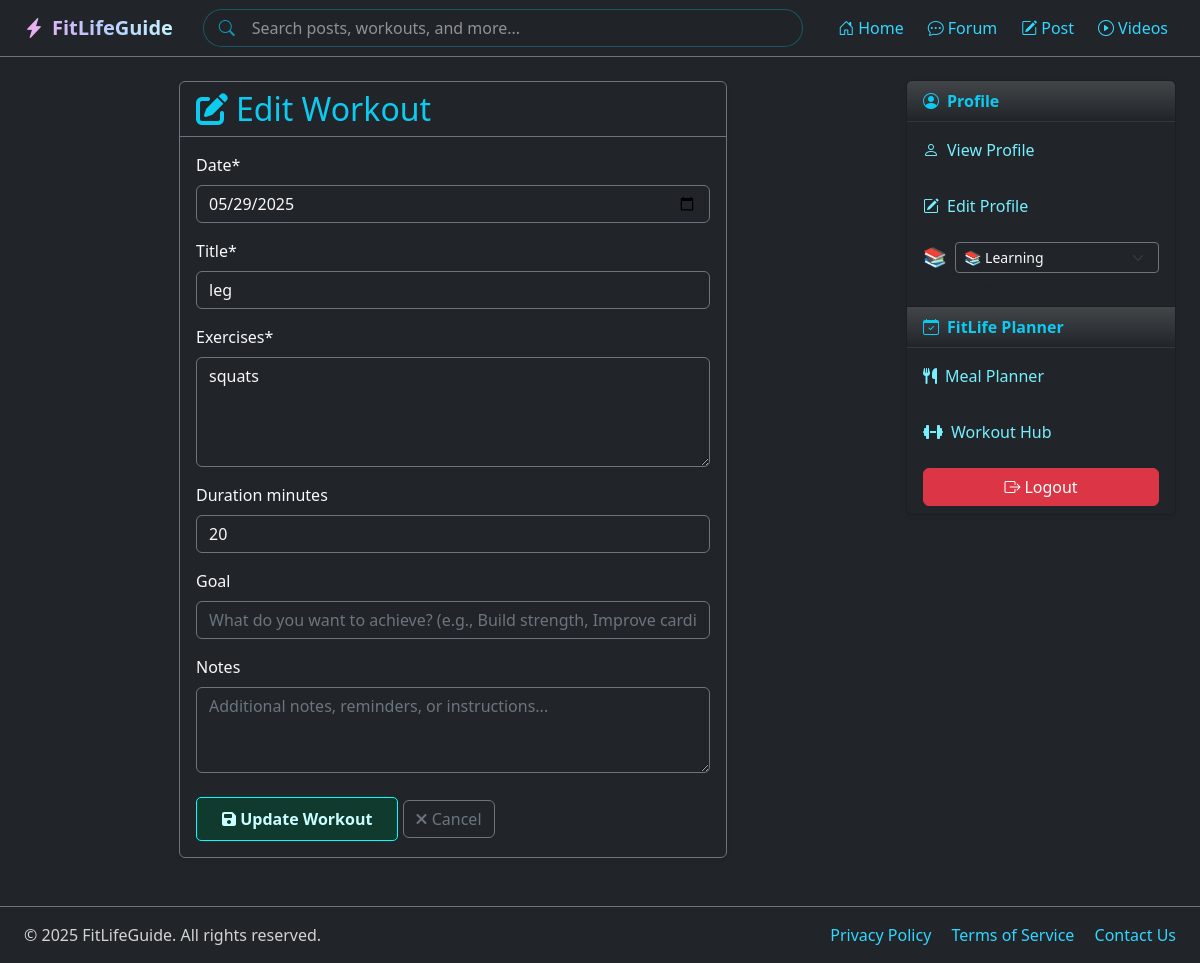
/edit-workout/1/ (signed in), run on the app's committed database.
### tools/models.py (models this page shows, shortened)
class WorkoutPlanner(models.Model):
    STATUS_CHOICES = [
        ('planned', 'Planned'),
        ('completed', 'Completed'),
        ('missed', 'Missed'),
    ]
    user = models.ForeignKey(User, on_delete=models.CASCADE, related_name='workouts')
    workout_plan = models.ForeignKey(WorkoutPlan, on_delete=models.CASCADE, related_name='entries')
    date = models.DateField()
    week_start = models.DateField(help_text="Start of the week")
    day_of_week = models.CharField(max_length=3, choices=WeekDay.choices)
    title = models.CharField(max_length=200)
    exercises = models.TextField()
    duration_minutes = models.PositiveIntegerField(null=True, blank=True)
    goal = models.CharField(max_length=100, blank=True)
    status = models.CharField(max_length=10, choices=STATUS_CHOICES, default='planned')
    notes = models.TextField(blank=True)
    class Meta:
        ordering = ['-date']

### users/models.py (models this page shows, shortened)
class Profile(models.Model):
    STATUS_CHOICES = [
        ('💪', 'Working Out'),
        ('🏃', 'Running'),
        ('🧘', 'Meditating'),
        ('🥗', 'Eating Healthy'),
        ('😴', 'Resting'),
        ('🎯', 'Focused'),
        ('🌟', 'Feeling Great'),
        ('🔋', 'Low Energy'),
        ('🎮', 'Taking a Break'),
        ('📚', 'Learning'),
    ]
    user = models.OneToOneField(User, on_delete=models.CASCADE)
    location = models.CharField(max_length=100, blank=True)
    bio = models.TextField(max_length=500, blank=True)
    birth_date = models.DateField(null=True, blank=True)
    avatar = models.ImageField(upload_to='profile_pics', default='profile_pics/default-avatar.png')
    cover_image = models.ImageField(upload_to='cover_pics', default='cover_pics/default-cover.jpg')
    status = models.CharField(max_length=2, choices=STATUS_CHOICES, default='🌟')
    status_updated_at = models.DateTimeField(auto_now=True)

### tools/views.py (the view)
# urls.py: path('edit-workout/<int:workout_id>/', views.edit_workout, name='edit_workout'),
@login_required
def edit_workout(request, workout_id):
    workout = get_object_or_404(WorkoutPlanner, id=workout_id, user=request.user)
    if request.method == 'POST':
        form = WorkoutPlanForm(request.POST, instance=workout)
        if form.is_valid():
            workout = form.save(commit=False)
            workout_date = form.cleaned_data['date']
            workout.week_start = workout_date - timedelta(days=workout_date.weekday())
            workout.day_of_week = WeekDay.choices[workout_date.weekday()][0]
            workout.save()
            messages.success(request, 'Workout updated successfully!')
            return redirect('tools:workout_hub')
    else:
        form = WorkoutPlanForm(instance=workout)
    return render(request, 'tools/edit_workout.html', {
        'form': form,
        'workout': workout
    })

### tools/templates/tools/edit_workout.html (shortened to what this page needs)
{% extends 'mainpage/base.html' %}
{% load static %}
{% load crispy_forms_tags %}
{% block content %}
<div class="container py-4">
    <div class="row justify-content-center">
        <div class="col-md-8">
            <div class="card bg-dark border-secondary text-light shadow-sm">
                <div class="card-header bg-transparent border-secondary">
                    <h2 class="card-title mb-0 text-info">
                        <i class="fas fa-edit me-2"></i>Edit Workout
                    </h2>
                </div>
                <div class="card-body">
                    <form method="post">
                        {{ form|crispy }}
                        <div class="mt-4">
                            <button type="submit" class="btn btn-cyan">
                                <i class="fas fa-save"></i> Update Workout
                            </button>
                            <a href="{% url 'tools:workout_hub' %}" class="btn btn-outline-secondary">
                                <i class="fas fa-times"></i> Cancel
                            </a>
                        </div>
                    </form>
                </div>
            </div>
        </div>
    </div>
</div>
{% endblock %}

### mainpage/templates/mainpage/base.html (shortened to what this page needs)
{% load static %}
<!DOCTYPE html>
<html lang="en">
<head>
    <link href="https://cdn.jsdelivr.net/npm/bootstrap@5.3.3/dist/css/bootstrap.min.css" rel="stylesheet">
    <link href="https://cdn.jsdelivr.net/npm/bootstrap-icons@1.10.5/font/bootstrap-icons.css" rel="stylesheet">
    <link rel="stylesheet" href="{% static 'mainpage/styles.css' %}">
</head>
<body class="bg-dark text-light d-flex flex-column min-vh-100">
    <nav class="navbar navbar-expand-lg navbar-dark bg-dark sticky-top border-bottom border-secondary">
        <div class="container-fluid px-4">
            <a class="navbar-brand grad fw-bold" href="{% url 'home' %}">
                <i class="bi bi-lightning-charge-fill me-2"></i>FitLifeGuide
            </a>
            <div class="collapse navbar-collapse" id="navbarNav">
                {% if user.is_authenticated %}
                <form class="d-flex mx-auto search-form my-2 my-lg-0" role="search" method="get" action="{% url 'home' %}">
                    <div class="input-group search-group">
                        <div class="position-relative w-100">
                            <i class="bi bi-search position-absolute search-icon"></i>
                            <input type="search"
                                   class="form-control search-input rounded-pill border-cyan ps-5"
                                   placeholder="Search posts, workouts, and more..."
                                   name="q"
                                   aria-label="Search"
                                   autocomplete="off">
                        </div>
                    </div>
                </form>
                {% endif %}
                <ul class="navbar-nav ms-auto align-items-center gap-2">
                    <li class="nav-item {% if not user.is_authenticated %}text-center{% endif %}">
                        <a class="nav-link text-cyan d-inline-block" href="{% url 'home' %}">
                            <i class="bi bi-house-door me-1"></i>Home
                        </a>
                    </li>
                    {% if user.is_authenticated %}
                    <li class="nav-item d-lg-inline-block text-center">
                        <a class="nav-link text-cyan d-inline-block" href="{% url 'forum_list' %}">
                            <i class="bi bi-chat-dots me-1"></i>Forum
                        </a>
                    </li>
                    <li class="nav-item d-lg-inline-block text-center">
                        <a class="nav-link text-cyan d-inline-block" href="{% url 'posts' %}">
                            <i class="bi bi-pencil-square me-1"></i>Post
                        </a>
                    </li>
                    <li class="nav-item d-lg-inline-block text-center">
                        <a class="nav-link text-cyan d-inline-block" href="{% url 'videos' %}">
                            <i class="bi bi-play-circle me-1"></i>Videos
                        </a>
                    </li>
                    {% endif %}
                </ul>
            </div>
        </div>
    </nav>
    <div class="container-fluid flex-grow-1 px-4 pb-4">
        <div class="row">
            <div class="{% if user.is_authenticated %}col-lg-9 col-md-8{% else %}col-12{% endif %}">
                {% block content %}{% endblock %}
            </div>
            {% if user.is_authenticated %}
            <aside class="col-lg-3 col-md-4 d-none d-lg-block">
                {% block sidebar %}
                <div class="card bg-dark text-light shadow-sm sticky-top" style="top: 80px;">
                    <div class="card-header bg-gradient text-info fw-bold">
                        <i class="bi bi-person-circle me-2"></i>Profile
                    </div>
                    <ul class="list-group list-group-flush">
                        <li class="list-group-item bg-dark border-secondary">
                            <a href="{% url 'profile' %}" class="text-decoration-none text-aqua d-block py-2">
                                <i class="bi bi-person me-2"></i>View Profile
                            </a>
                        </li>
                        <li class="list-group-item bg-dark border-secondary">
                            <a href="{% url 'edit_profile' %}" class="text-decoration-none text-aqua d-block py-2">
                                <i class="bi bi-pencil-square me-2"></i>Edit Profile
                            </a>
                        </li>
                        <li class="list-group-item bg-dark border-secondary">
                            <div class="d-flex align-items-center">
                                <span class="current-status me-2" style="font-size: 1.2em;">{{ user.profile.status }}</span>
                                <select id="statusUpdate" class="form-select form-select-sm bg-dark text-light border-secondary" style="font-family: system-ui;">
                                    {% for emoji, text in user.profile.STATUS_CHOICES %}
                                    <option value="{{ emoji }}" {% if user.profile.status == emoji %}selected{% endif %}>
                                        {{ emoji }} {{ text }}
                                    </option>
                                    {% endfor %}
                                </select>
                            </div>
                            <small class="text-muted d-block mt-1">
                                <i class="bi bi-clock me-1"></i>Updated {{ user.profile.status_updated_at|timesince }} ago
                            </small>
                        </li>
                    </ul>
                    <div class="card-header bg-gradient text-info fw-bold">
                        <i class="bi bi-calendar-check me-2"></i>FitLife Planner
                    </div>
                    <ul class="list-group list-group-flush">
                        <li class="list-group-item bg-dark border-secondary">
                            <a href="{% url 'tools:meal_planner' %}" class="text-decoration-none text-aqua d-block py-2">
                                <i class="fa-solid fa-utensils me-2"></i>Meal Planner
                            </a>
                        </li>
                        <li class="list-group-item bg-dark border-secondary">
                            <a href="{% url 'tools:workout_hub' %}" class="text-decoration-none text-aqua d-block py-2">
                                <i class="fa-solid fa-dumbbell me-2"></i>Workout Hub
                            </a>
                        </li>
                        <li class="list-group-item bg-dark border-secondary">
                            <form action="{% url 'logout' %}" method="post" class="m-0 p-0">
                                <button type="submit" class="btn btn-danger w-100">
                                    <i class="bi bi-box-arrow-right me-1"></i>Logout
                                </button>
                            </form>
                        </li>
                    </ul>
                </div>
                {% endblock %}
            </aside>
            {% endif %}
        </div>
    </div>
    <footer class="mt-auto py-3 bg-dark border-top border-secondary">
        <div class="container-fluid px-4">
            <div class="row align-items-center">
                <div class="col-md-6 text-center text-md-start">
                    <span class="text-light-emphasis">&copy; {% now "Y" %} FitLifeGuide. All rights reserved.</span>
                </div>
                <div class="col-md-6 text-center text-md-end mt-3 mt-md-0">
                    <a href="#" class="text-cyan text-decoration-none me-3 hover-bright">Privacy Policy</a>
                    <a href="#" class="text-cyan text-decoration-none me-3 hover-bright">Terms of Service</a>
                    <a href="#" class="text-cyan text-decoration-none hover-bright">Contact Us</a>
                </div>
            </div>
        </div>
    </footer>
</body>
</html>

### mainpage/static/mainpage/styles.css (style rules this page uses)
.grad { background: -webkit-linear-gradient(45deg,#fda3ea,#b8c9ff,#c6fffa); background-clip: text; -webkit-text-fill-color: transparent; }
.btn-cyan { color: rgb(202, 255, 255); font-weight: bold; background-color: #06493593; border-radius: 5px; border: 1px solid cyan; cursor: pointer; padding: 9px 25px; }
.border-cyan { border: 1px solid cyan; }
.list-group-item { border: none; }
.bg-transparent { background-color: transparent; }
.text-cyan { color:#32d6ff; }
.text-aqua { color:#77efff; }

### tools/templates/tools/edit_workout.html (style rules this page uses)
.form-control, .form-select { background-color: #1a1a1a; border-color: #2d2d2d; color: #fff; }
.form-control::placeholder { color: #6c757d; }

### mainpage/templates/mainpage/base.html (style rules this page uses)
.text-light-emphasis { color: rgba(255, 255, 255, 0.8) !important; }
.search-form { width: 100%; max-width: 300px; }
@media (min-width: 768px) { .search-form { max-width: 400px; } }
@media (min-width: 992px) { .search-form { max-width: 500px; } }
@media (min-width: 1200px) { .search-form { max-width: 600px; } }
.search-group { transition: all 0.3s ease; width: 100%; }
.search-input { background-color: rgba(33, 37, 41, 0.8) !important; color: #fff !important; border: 1px solid rgba(13, 202, 240, 0.3) !important; transition: all 0.3s ease; padding-right: 2.5rem; }
.search-input::placeholder { color: rgba(255, 255, 255, 0.5); }
.search-icon { color: rgba(13, 202, 240, 0.7); top: 50%; transform: translateY(-50%); left: 1rem; z-index: 4; pointer-events: none; transition: all 0.3s ease; }

### data on the page
WorkoutPlanner: date "05/29/2025", title "leg", exercises "squats", duration_minutes "20"

### other printed values
{{ user.profile.status }} "📚"
